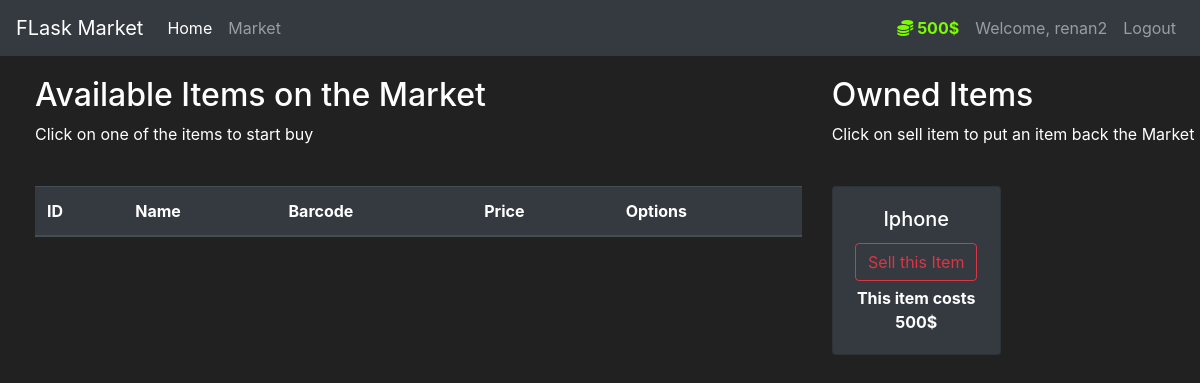
Page /market (signed in) on the committed database.
### market/models.py (models this page shows, shortened)
class User(db.Model, UserMixin):
    id = db.Column(db.Integer(), primary_key=True)
    username = db.Column(db.String(length=30), nullable=False, unique=True)
    email_address = db.Column(db.String(length=50),nullable=False, unique=True)
    password_hash = db.Column(db.String(length=60), nullable=False)
    budget = db.Column(db.Integer(), nullable=False, default=1000)
    items = db.relationship('Item', backref='owned_user', lazy=True) ## lazy precisa pro Alchemy buscar o Item
    @property
    def prettier_budget(self):
        if len(str(self.budget)) >=4:
            return f'{str(self.budget)[:-3]},{str(self.budget)[-3:]}'
        else:
            return f'{self.budget}$'
    @property
    def password(self):
        return self.password

class Item(db.Model):
    id = db.Column(db.Integer(), primary_key=True)
    name = db.Column(db.String(length=30), nullable=False, unique=True)
    price = db.Column(db.Integer(), nullable=False)
    barcode = db.Column(db.String(length=12), nullable=False, unique=True)
    description = db.Column(db.String(length=1024), nullable=False, unique=True)
    owner = db.Column(db.Integer(), db.ForeignKey('user.id'))

### market/routes.py (the view, shortened to what this page needs)
@app.route('/market', methods=['GET','POST'])
@login_required #responsável por fazer o usuário se logar pra entrar no market
def market_page():
    purchase_form = PurchaseItemForm()
    selling_form = SellItemForm()
    if request.method == "GET":
        items = Item.query.filter_by(owner=None)
        owned_items = Item.query.filter_by(owner=current_user.id)
        return render_template('market.html',items=items, purchase_form=purchase_form, owned_items=owned_items, selling_form=selling_form)

### market/models.py (called while the page is built)
@login_manager.user_loader
def load_user(user_id):
    return User.query.get(int(user_id))

### market/templates/market.html (shortened to what this page needs)
{% extends 'base.html'%}
{% block content %}
<div class="row" style="margin-top:20px; margin-left:20px">
   <div class="col-8">
      <h2>Available Items on the Market</h2>
      <p>Click on one of the items to start buy</p>
      <br>
      <table class="table table-hover table-dark">
         <thead>
            <tr>
               <th scope="col">ID</th>
               <th scope="col">Name</th>
               <th scope="col">Barcode</th>
               <th scope="col">Price</th>
               <th scope="col">Options</th>
            </tr>
         </thead>
      </table>
   </div>
   <div class="col-4">
      <h2>Owned Items</h2>
      <p>Click on sell item to put an item back the Market</p>
      <br>
      <div class="row">
         {% for owned_item in owned_items %}
            <div class="col-md-6">
               <div style="margin-bottom: 5px" class="card text-center bg-dark">
                  <div class="card-body">
                      <h5 class="card-title">{{ owned_item.name}}</h5>
                      <button type="button" class="btn btn-outline-danger" style="margin-bottom: 5px"
                              data-toggle="modal" data-target="#Modal-SellingConfirm-{{ owned_item.id }}">
                          Sell this Item
                      </button>
                      <p class="card-text"><strong>
                         This item costs {{ owned_item.price }}$
                      </strong></p>
                  </div>
              </div>
            </div>
         {% endfor %}
      </div>
   </div>
</div>
{% endblock %}

### market/templates/base.html (shortened to what this page needs)
<!doctype html>
<html lang="en">
   <head>
      <link rel="stylesheet" href="https://cdn.jsdelivr.net/npm/bootstrap@4.5.3/dist/css/bootstrap.min.css">
   </head>
   <body>
    <nav class="navbar navbar-expand-md navbar-dark bg-dark">
        <a class="navbar-brand" href="{{ url_for('home_page')}}">FLask Market</a>
        <div class="collapse navbar-collapse" id="navbarNav">
            <ul class="navbar-nav mr-auto">
                <li class="nav-item active">
                    <a class="nav-link" href="{{ url_for('home_page')}}">Home <span class="sr-only">(current)</span></a>
                </li>
                <li class="nav-item">
                    <a class="nav-link" href="{{ url_for('market_page')}}">Market</a>
                </li>
            </ul>
            {% if current_user.is_authenticated %}
                <ul class="navbar-nav">
                    <li class="nav-item">
                        <a class="nav-link" style="color: lawngreen; font-weight: bold">
                            <i class="fas fa-coins"></i>
                            {{ current_user.prettier_budget }}
                        </a>
                    </li>
                    <li class="nav-item">
                        <a class="nav-link">Welcome, {{ current_user.username}}</a>
                    </li>
                    <li class="nav-item">
                        <a class="nav-link" href="{{ url_for('logout_page')}}">Logout</a>
                    </li>
                </ul>
            {% endif %}
        </div>
    </nav>
      {% block content %}
      {% endblock %}
   </body>
</html>

### market/templates/base.html (style rules this page uses)
body { background-color: #212121; color: white }

### rows in the picture
User: prettier_budget "500$", username "renan2"
Item: name "Iphone", price "500"
